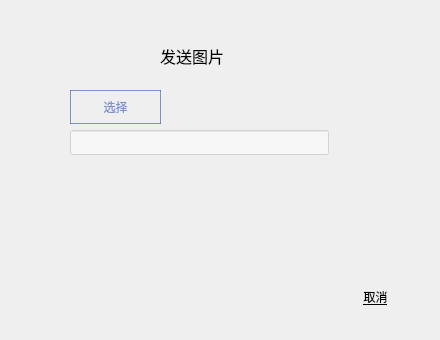
<?xml version="1.0" encoding="UTF-8"?>
<ui version="4.0">
 <class>ChooseImage</class>
 <widget class="QWidget" name="ChooseImage">
  <property name="geometry">
   <rect>
    <x>0</x>
    <y>0</y>
    <width>440</width>
    <height>340</height>
   </rect>
  </property>
  <property name="windowTitle">
   <string>Form</string>
  </property>
  <property name="styleSheet">
   <string notr="true">QWidget#widget{
background-image: url(:/img/bg__3.png); 
color:rgba(76, 108, 179, 0.7);
}
QPushButton#cancelButton{
border-style:none;
text-decoration:underline;
}
QPushButton#pushButton_2{
border:none;
}
QPushButton#pushButton{
border:1px solid rgba(76, 108, 179, 0.7); /* 蓝色边框 */
color:rgba(76, 108, 179, 0.7);
}
QLineEdit#lineEdit{
background-color:rgba(255,255,255,0.5)
}

QPushButton#chooseImg{
border:1px solid rgba(76, 108, 179, 0.7); /* 蓝色边框 */
color:rgba(76, 108, 179, 0.7);
}

QPushButton#submitButton{
border:none;
	background-color: rgba(255, 233, 202, 0.2);
border-radius:8px;
}</string>
  </property>
  <widget class="QWidget" name="widget" native="true">
   <property name="geometry">
    <rect>
     <x>20</x>
     <y>20</y>
     <width>400</width>
     <height>300</height>
    </rect>
   </property>
   <widget class="QPushButton" name="sendImg">
    <property name="geometry">
     <rect>
      <x>132</x>
      <y>180</y>
      <width>111</width>
      <height>61</height>
     </rect>
    </property>
    <property name="styleSheet">
     <string notr="true">QPushButton{
	border:none;
}</string>
    </property>
    <property name="text">
     <string/>
    </property>
    <property name="icon">
     <iconset resource="resourse.qrc">
      <normaloff>:/img/button.png</normaloff>:/img/button.png</iconset>
    </property>
    <property name="iconSize">
     <size>
      <width>100</width>
      <height>80</height>
     </size>
    </property>
   </widget>
   <widget class="QPushButton" name="chooseImg">
    <property name="geometry">
     <rect>
      <x>50</x>
      <y>70</y>
      <width>91</width>
      <height>34</height>
     </rect>
    </property>
    <property name="text">
     <string>选择</string>
    </property>
   </widget>
   <widget class="QLineEdit" name="lineEdit">
    <property name="geometry">
     <rect>
      <x>50</x>
      <y>110</y>
      <width>259</width>
      <height>25</height>
     </rect>
    </property>
   </widget>
   <widget class="QPushButton" name="cancelButton">
    <property name="geometry">
     <rect>
      <x>320</x>
      <y>260</y>
      <width>71</width>
      <height>34</height>
     </rect>
    </property>
    <property name="text">
     <string>取消</string>
    </property>
   </widget>
   <widget class="QLabel" name="label">
    <property name="geometry">
     <rect>
      <x>140</x>
      <y>20</y>
      <width>101</width>
      <height>31</height>
     </rect>
    </property>
    <property name="font">
     <font>
      <pointsize>12</pointsize>
     </font>
    </property>
    <property name="text">
     <string>发送图片</string>
    </property>
   </widget>
  </widget>
 </widget>
 <resources>
  <include location="resourse.qrc"/>
 </resources>
 <connections/>
</ui>
